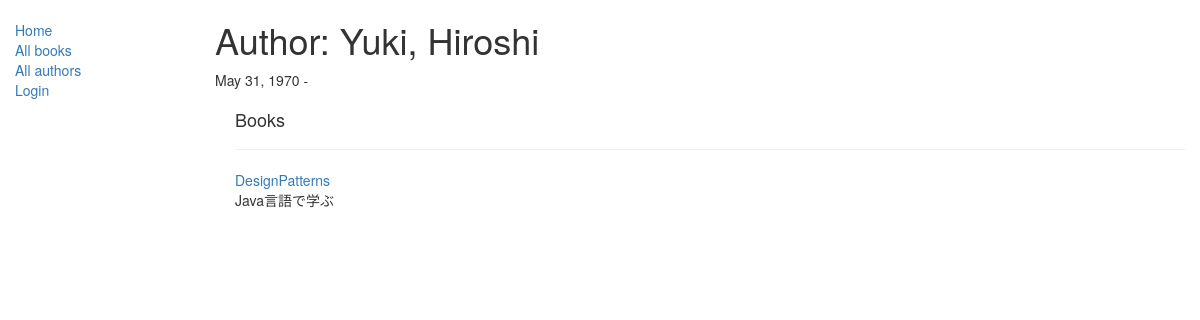
/catalog/author/2, run on the app's committed database.
### catalog/models.py (models this page shows, shortened)
class Author(models.Model):
    first_name = models.CharField(max_length=100)
    last_name = models.CharField(max_length=100)
    date_of_birth = models.DateField(null=True, blank=True)
    date_of_death = models.DateField('died', null=True, blank=True)
    def __str__(self):
        return '%s, %s' % (self.last_name, self.first_name)

class Book(models.Model):
    title = models.CharField(max_length=200)
    author = models.ForeignKey('Author', on_delete=models.SET_NULL, null=True)
    summary = models.TextField(max_length=1000, help_text="Enter a brief description of the book")
    isbn = models.CharField('ISBN', max_length=13,
            help_text='13 Character <a href="https://www.isbn-international.org/content/what-isbn">ISBN number</a>')
    genre = models.ManyToManyField(Genre, help_text="Select a genre for this book")
    language = models.ForeignKey('Language', on_delete=models.SET_NULL, null=True)
    def get_absolute_url(self):
        return reverse('book-detail', args=[str(self.id)])
    def display_genre(self):
        """
        Creates a string for the Genre. This is required to display genre in Admin.
        """
        return ', '.join([genre.name for genre in self.genre.all()[:3]])
    display_genre.short_description = 'Genre'

### catalog/views.py (the view)
# urls.py: url(r'^author/(?P<pk>\d+)$', views.AuthorDetailView.as_view(), name='author-detail'),
class AuthorDetailView(generic.DetailView):
    model = Author

### catalog/templates/catalog/author_detail.html
{% extends "base_generic.html" %}
{% block content %}
  <h1>Author: {{ author }}</h1>
  <p>{{author.date_of_birth}} - {% if author.date_of_death %}{{author.date_of_death}}{% endif %}</p>
  <div style="margin-left:20px;margin-top:20px">
    <h4>Books</h4>
    {% for book in author.book_set.all %}
    <hr>
    <a href="{{ book.get_absolute_url }}">{{ book.title }}</a>
    <p>{{ book.summary }}</p>
    {% endfor %}
  </div>
{% endblock %}

### data on the page
Author: last_name+first_name "Yuki, Hiroshi", date_of_birth "May 31, 1970"
Book: title "DesignPatterns", summary "Java言語で学ぶ"
